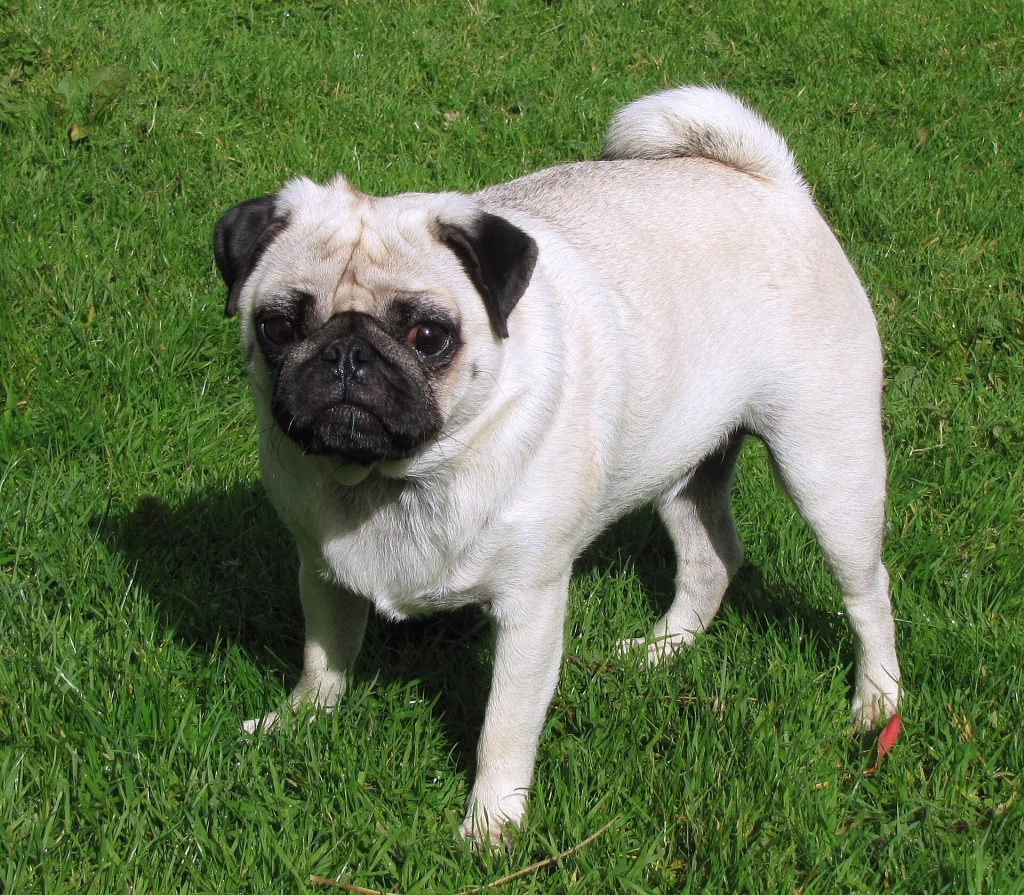
#> input picture Parte02/images/dog_2.jpg, 1024 x 895 px
$ python ex2b.py   (older library calls are emulated)
#> lines starting #> are read from the running program, lines starting #| are printed output that depends on the picture; after the words box and inside, x2 and y2 are one past the last pixel; in counts of white or black regions, pixels touching at a corner belong together
#!/usr/bin/env python3
# Shebang line" specifies the interpreter.

# imports --------------------
import cv2
import numpy as np

def showMask(window_name, image):
    image_to_show = image.astype(np.uint8)*255
    cv2.imshow(window_name, image_to_show)

# Main function
def main(): # this is our main function
    print("SAVI exercise")

    # relative path
    image = cv2.imread("images/dog_2.jpg")
#> image is the input picture: shape (895, 1024, 3); mean B, G, R 79.7, 119.8, 101.4
    height, width, channels = image.shape
#> height = 895; width = 1024; channels = 3
    image = cv2.resize(image, (round(width/2), round(height/2) ))
#> image: shape (448, 512, 3)
    cv2.imshow('Original', image)
    H,W,NC = image.shape
#> H = 448; W = 512; NC = 3

    # --------------------------------
    # Segment green color to isolate the grass
    # --------------------------------

    # conversion to hsv color model
    hsv_image = cv2.cvtColor(image, cv2.COLOR_BGR2HSV)
#> hsv_image: shape (448, 512, 3); mean H, S, V 55.6, 110, 121.6

    # split of the color channels
    h, s, v = cv2.split(hsv_image)
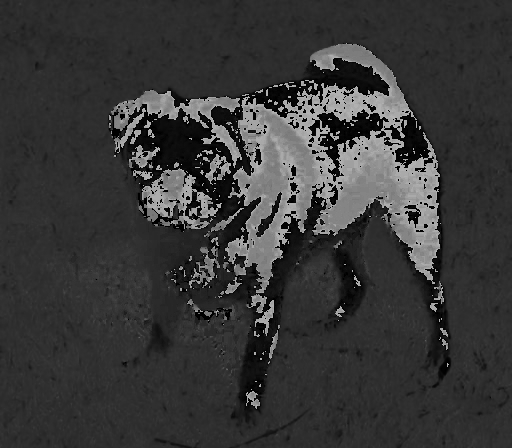
#> h: shape (448, 512); min 0, max 179, mean 55.6
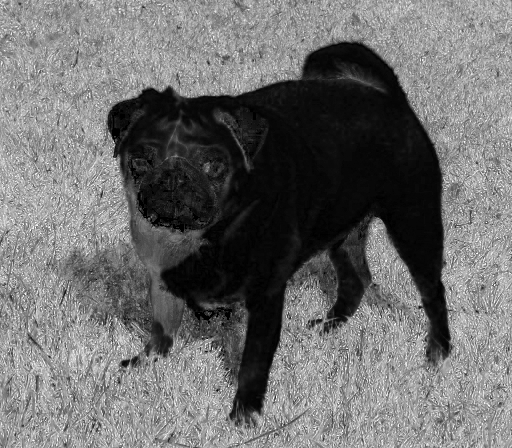
#> s: shape (448, 512); min 0, max 255, mean 110
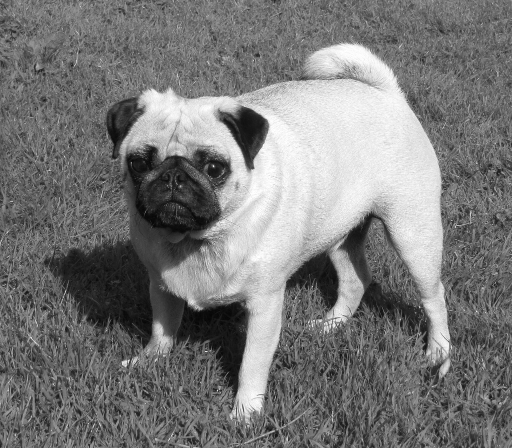
#> v: shape (448, 512); min 6, max 255, mean 121.6
    cv2.imshow('H', h)
    cv2.imshow('S', s)
    cv2.imshow('V', v)

    # get masks by imposing limits on the channels
    mask_h = np.logical_and( h >20, h <50) # assumming green color has hue 60
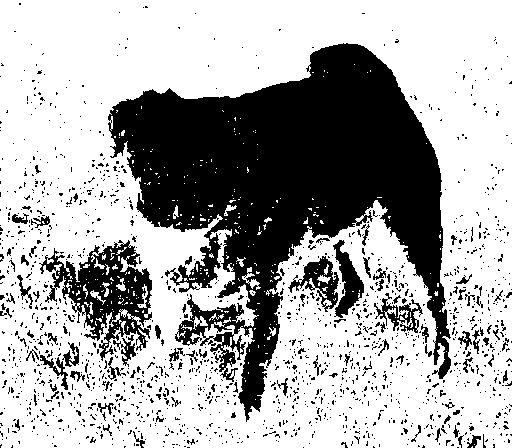
#> mask_h: shape (448, 512) bool; 67.4% white; 1566 black regions (1467 under 20 px), largest, box (x1, y1, x2, y2) and area: (108, 43, 451, 422) 56591, (39, 240, 152, 361) 5470, (333, 240, 364, 318) 1074
    showMask('mask_h', mask_h)

    mask_s = np.logical_and( s >100, s <255)
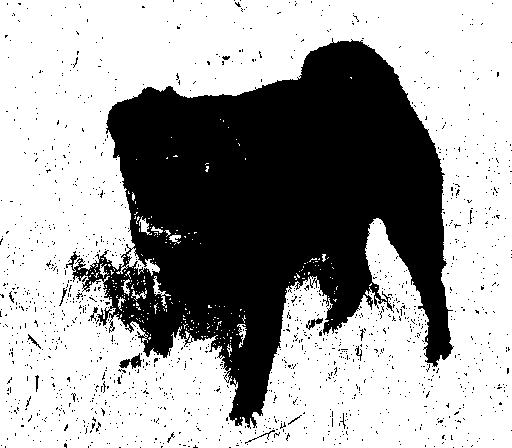
#> mask_s: shape (448, 512) bool; 64.1% white; 1401 black regions (1386 under 20 px), largest, box (x1, y1, x2, y2) and area: (66, 38, 454, 429) 78622, (119, 353, 142, 369) 167, (306, 318, 323, 330) 84
    showMask('mask_s', mask_s)

    mask_v = np.logical_and( v >60, v <255)
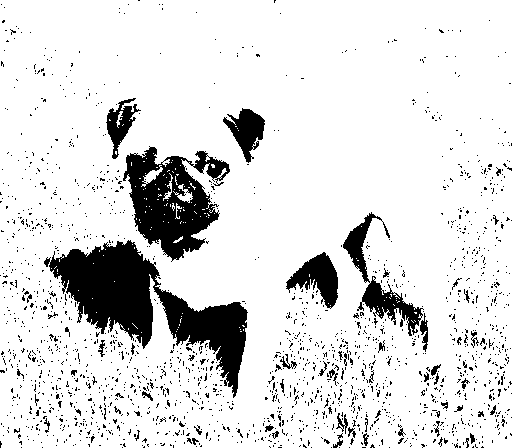
#> mask_v: shape (448, 512) bool; 86.8% white; 1854 black regions (1798 under 20 px), largest, box (x1, y1, x2, y2) and area: (44, 240, 248, 398) 10987, (123, 146, 230, 262) 6358, (343, 212, 424, 336) 2175
    showMask('mask_v', mask_v)

    # Putting the mask alltoghether
    mask = np.logical_and(mask_h, mask_s)
#> mask: shape (448, 512) bool; 58.4% white; 2074 black regions (1969 under 20 px), largest, box (x1, y1, x2, y2) and area: (39, 38, 454, 429) 84341, (40, 355, 86, 390) 342, (62, 342, 79, 367) 188
    mask = np.logical_and(mask, mask_v)
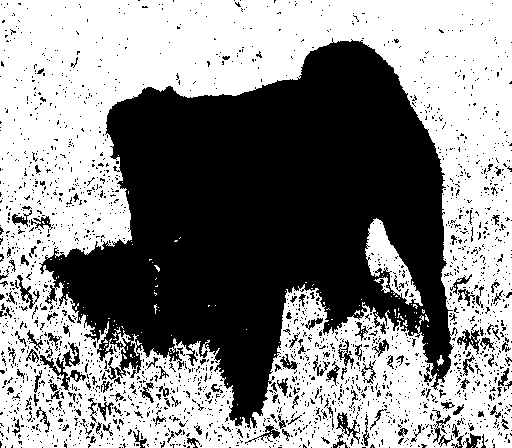
#> mask: shape (448, 512) bool; 54.9% white; 2172 black regions (2020 under 20 px), largest, box (x1, y1, x2, y2) and area: (39, 38, 458, 429) 88376, (40, 355, 86, 391) 364, (457, 329, 480, 355) 238

    showMask('mask', mask)

    # Post processing using morphological operations
    kernel = np.ones((5, 5), np.uint8)

    mask_uint8 = mask.astype(np.uint8)*255
    mask_dilated_uint8 = cv2.dilate(mask_uint8, kernel, iterations=0)
    mask_dilated = (mask_dilated_uint8.astype(float)/255).astype(np.bool)

    #cv2.imshow("mask_dilated", mask_dilated_uint8)
    showMask('dilated mask', mask_dilated)

    # to get the mask of thedog we negate the mask of the grass,
    # assuming the image contains only dog and grass
    mask_dog = np.logical_not(mask_dilated)


    showMask('dog mask', mask_dog)


    cv2.waitKey(0)


if __name__ == "__main__":
    main()

$ run again, with Parte02/images/dog_1.jpg copied over Parte02/images/dog_2.jpg
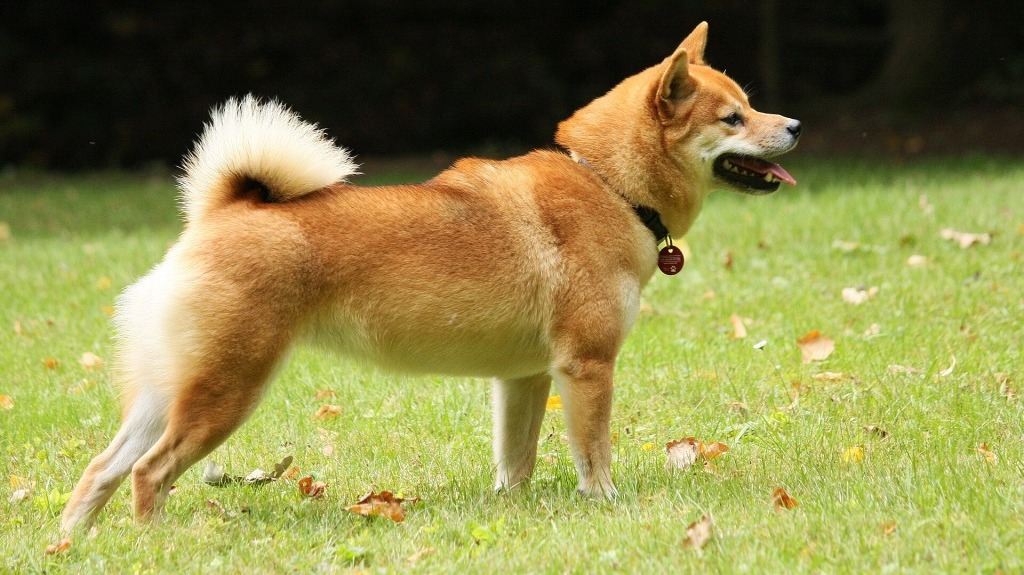
#> input picture Parte02/images/dog_1.jpg, 1024 x 575 px
#> in main, image is the input picture: shape (575, 1024, 3); mean B, G, R 75.6, 136.7, 141.4
#> image: shape (288, 512, 3)
#> hsv_image: shape (288, 512, 3); mean H, S, V 29.4, 126.7, 147.5
#> in main, `mask_h = np.logical_and( h >20, h <50)`:
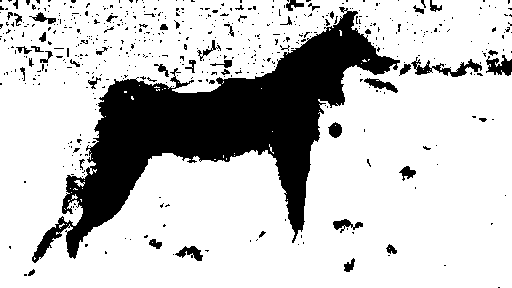
#> mask_h: shape (288, 512) bool; 77.8% white; 546 black regions (498 under 20 px), largest, box (x1, y1, x2, y2) and area: (32, 7, 400, 263) 27388, (411, 57, 482, 77) 485, (486, 55, 512, 76) 327
#> mask_s: shape (288, 512) bool; 79.7% white; 1520 black regions (1321 under 20 px), largest, box (x1, y1, x2, y2) and area: (22, 14, 192, 275) 8856, (345, 54, 404, 81) 768, (226, 189, 259, 249) 647
#> mask_v: shape (288, 512) bool; 75.3% white; 114 black regions (108 under 20 px), largest, box (x1, y1, x2, y2) and area: (0, 0, 512, 96) 35890, (119, 89, 141, 102) 153, (317, 103, 334, 121) 144, (334, 39, 340, 50) 38, (361, 57, 371, 62) 25, (330, 123, 338, 128) 22
#> in main, `mask = np.logical_and(mask, mask_v)`:
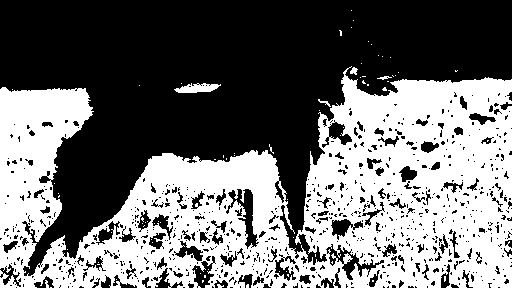
#> mask: shape (288, 512) bool; 44.4% white; 78 white regions (72 under 20 px), largest, box (x1, y1, x2, y2) and area: (0, 66, 512, 288) 64827, (174, 83, 221, 93) 303, (350, 67, 358, 75) 40, (318, 99, 331, 107) 32, (377, 76, 392, 80) 29, (45, 280, 49, 288) 20

$ run again, with Parte02/images/dog_3.jpg copied over Parte02/images/dog_2.jpg
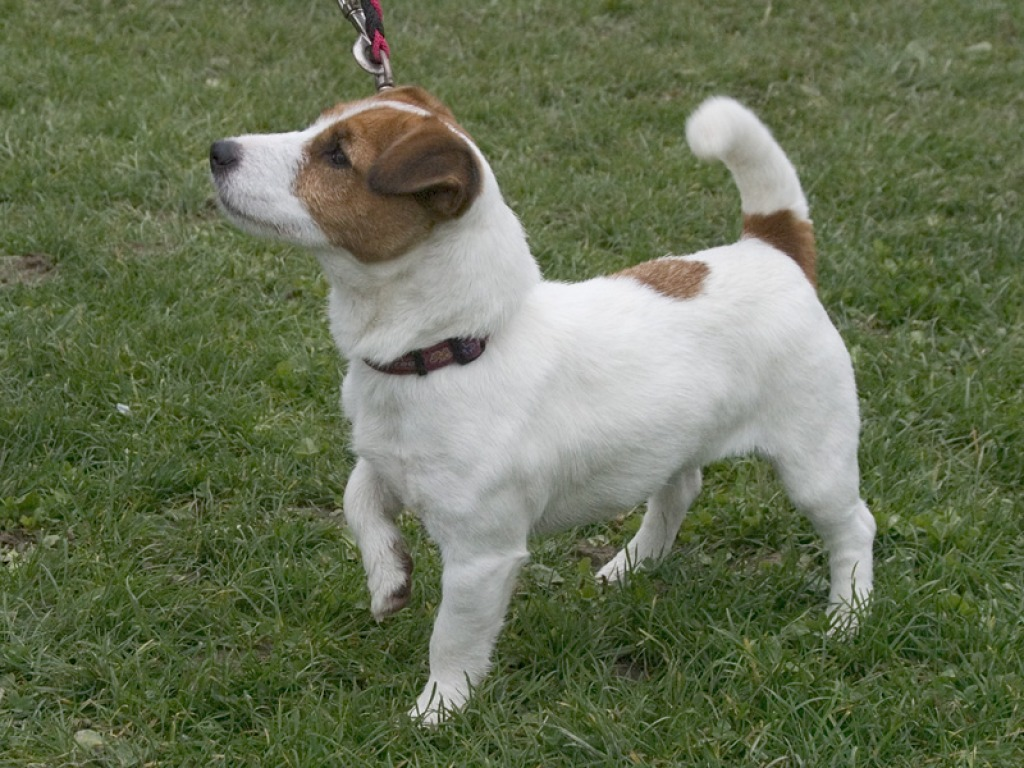
#> input picture Parte02/images/dog_3.jpg, 1024 x 768 px
#> in main, image is the input picture: shape (768, 1024, 3); mean B, G, R 84, 112.7, 103.2
#> image: shape (384, 512, 3)
#> hsv_image: shape (384, 512, 3); mean H, S, V 46.5, 82.7, 113.8
#> in main, `mask_h = np.logical_and( h >20, h <50)`:
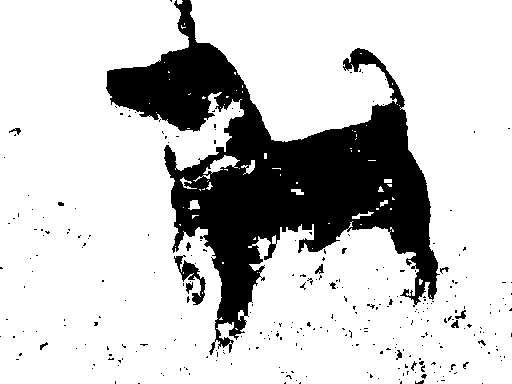
#> mask_h: shape (384, 512) bool; 78.9% white; 295 black regions (279 under 20 px), largest, box (x1, y1, x2, y2) and area: (106, 0, 440, 355) 39475, (174, 255, 206, 305) 496, (186, 282, 193, 294) 50
#> mask_s: shape (384, 512) bool; 35.8% white; 926 white regions (760 under 20 px), largest, box (x1, y1, x2, y2) and area: (0, 130, 252, 384) 27781, (242, 175, 512, 384) 22248, (162, 44, 235, 131) 2479
#> mask_v: shape (384, 512) bool; 97% white; black in thin lines or dots
#> image_to_show: shape (384, 512); 97% white; black in thin lines or dots
#> in main, `mask = np.logical_and(mask, mask_v)`:
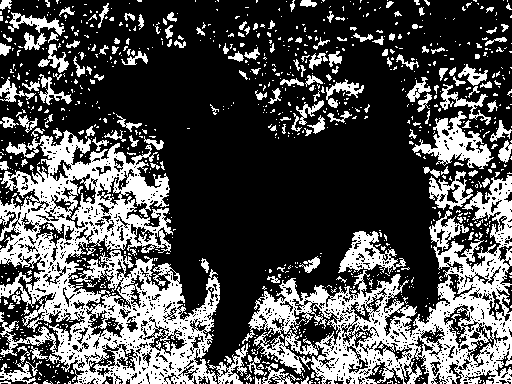
#> mask: shape (384, 512) bool; 31.8% white; 1017 white regions (850 under 20 px), largest, box (x1, y1, x2, y2) and area: (0, 130, 220, 384) 25223, (242, 175, 512, 384) 18227, (412, 111, 494, 169) 1800

$ run again, with Parte02/images/dog_4.jpg copied over Parte02/images/dog_2.jpg
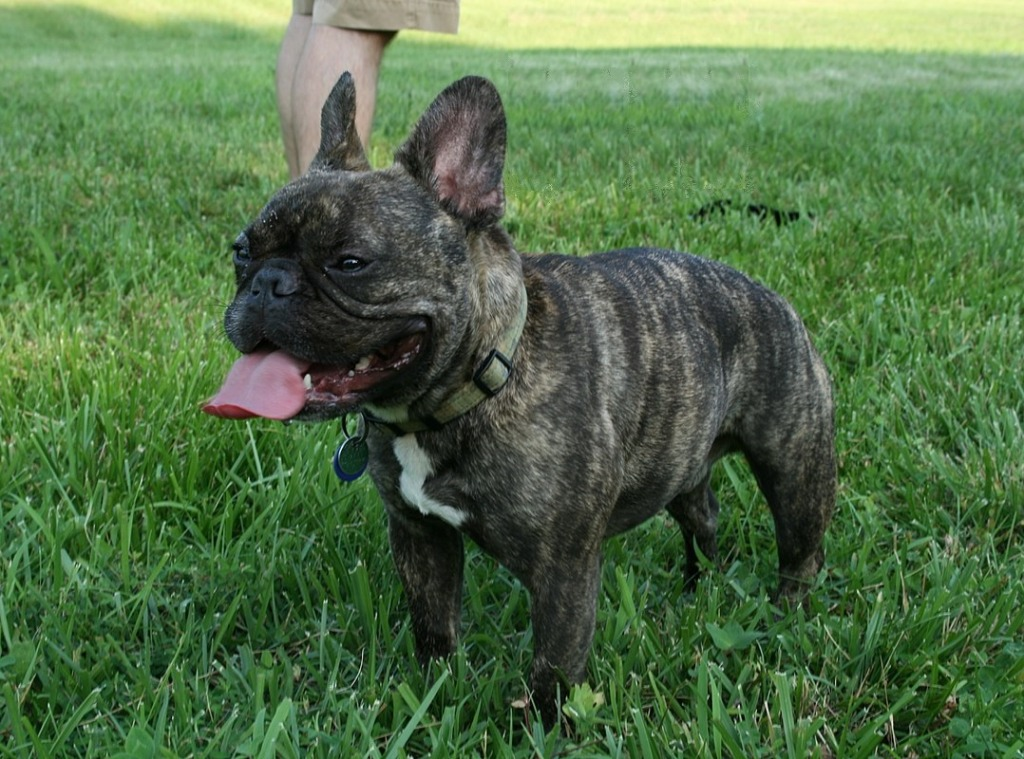
#> input picture Parte02/images/dog_4.jpg, 1024 x 759 px
#> in main, image is the input picture: shape (759, 1024, 3); mean B, G, R 71.2, 110.6, 81.2
#> image: shape (380, 512, 3)
#> hsv_image: shape (380, 512, 3); mean H, S, V 54.5, 97.5, 111.1
#> mask_h: shape (380, 512) bool; 24% white; 741 white regions (619 under 20 px), largest, box (x1, y1, x2, y2) and area: (126, 0, 512, 360) 23237, (0, 137, 144, 217) 5449, (0, 0, 160, 93) 2896
#> mask_s: shape (380, 512) bool; 48.8% white; 348 white regions (305 under 20 px), largest, box (x1, y1, x2, y2) and area: (0, 46, 269, 380) 46471, (252, 48, 512, 380) 44413, (172, 184, 227, 222) 567
#> mask_v: shape (380, 512) bool; 84.3% white; 1240 black regions (1135 under 20 px), largest, box (x1, y1, x2, y2) and area: (116, 92, 418, 374) 20424, (350, 147, 374, 184) 320, (220, 99, 253, 122) 264
#> in main, `mask = np.logical_and(mask, mask_v)`:
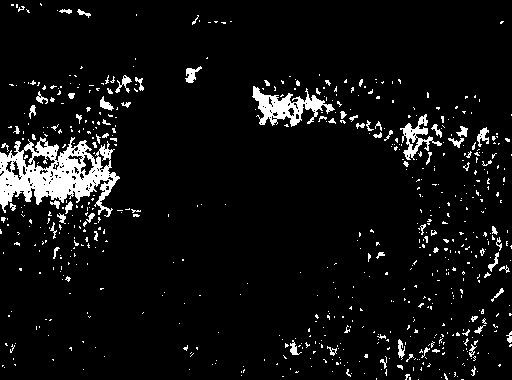
#> mask: shape (380, 512) bool; 6.2% white; 652 white regions (580 under 20 px), largest, box (x1, y1, x2, y2) and area: (0, 137, 120, 217) 4660, (252, 86, 335, 127) 1364, (400, 114, 442, 160) 590
